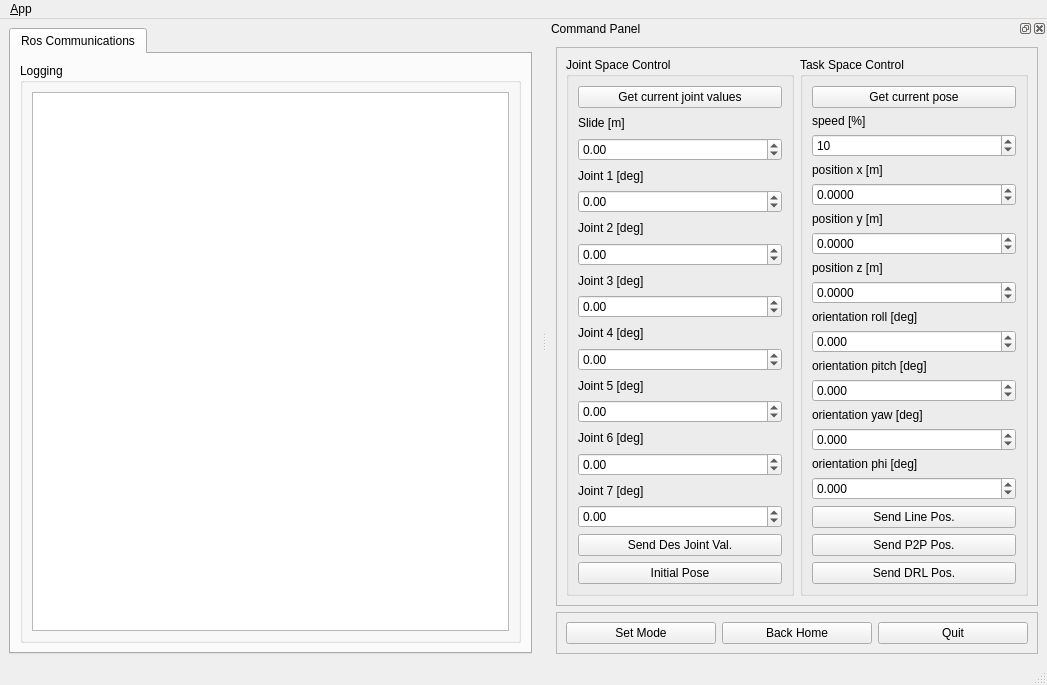
<?xml version="1.0" encoding="UTF-8"?>
<ui version="4.0">
 <class>MainWindowDesign</class>
 <widget class="QMainWindow" name="MainWindowDesign">
  <property name="geometry">
   <rect>
    <x>0</x>
    <y>0</y>
    <width>1047</width>
    <height>612</height>
   </rect>
  </property>
  <property name="windowTitle">
   <string>QRosApp</string>
  </property>
  <property name="windowIcon">
   <iconset resource="../../../ROBOTIS-HAND/hand_control_module_gui/resources/images.qrc">
    <normaloff>:/images/icon.png</normaloff>:/images/icon.png</iconset>
  </property>
  <property name="locale">
   <locale language="English" country="Australia"/>
  </property>
  <widget class="QWidget" name="centralwidget">
   <layout class="QHBoxLayout">
    <item>
     <widget class="QTabWidget" name="tab_manager">
      <property name="minimumSize">
       <size>
        <width>100</width>
        <height>0</height>
       </size>
      </property>
      <property name="locale">
       <locale language="English" country="Australia"/>
      </property>
      <property name="currentIndex">
       <number>0</number>
      </property>
      <widget class="QWidget" name="tab_status">
       <attribute name="title">
        <string>Ros Communications</string>
       </attribute>
       <layout class="QVBoxLayout" name="verticalLayout_2">
        <item>
         <widget class="QGroupBox" name="groupBox_12">
          <property name="sizePolicy">
           <sizepolicy hsizetype="MinimumExpanding" vsizetype="Preferred">
            <horstretch>0</horstretch>
            <verstretch>0</verstretch>
           </sizepolicy>
          </property>
          <property name="title">
           <string>Logging</string>
          </property>
          <layout class="QGridLayout" name="gridLayout_3">
           <item row="0" column="0">
            <widget class="QListView" name="view_logging"/>
           </item>
          </layout>
         </widget>
        </item>
       </layout>
      </widget>
     </widget>
    </item>
   </layout>
  </widget>
  <widget class="QMenuBar" name="menubar">
   <property name="geometry">
    <rect>
     <x>0</x>
     <y>0</y>
     <width>1047</width>
     <height>19</height>
    </rect>
   </property>
   <widget class="QMenu" name="menu_File">
    <property name="title">
     <string>&amp;App</string>
    </property>
    <addaction name="action_Preferences"/>
    <addaction name="separator"/>
    <addaction name="actionAbout"/>
    <addaction name="actionAbout_Qt"/>
    <addaction name="separator"/>
    <addaction name="action_Quit"/>
   </widget>
   <addaction name="menu_File"/>
  </widget>
  <widget class="QStatusBar" name="statusbar"/>
  <widget class="QDockWidget" name="dock_status">
   <property name="sizePolicy">
    <sizepolicy hsizetype="Minimum" vsizetype="Minimum">
     <horstretch>0</horstretch>
     <verstretch>0</verstretch>
    </sizepolicy>
   </property>
   <property name="minimumSize">
    <size>
     <width>500</width>
     <height>560</height>
    </size>
   </property>
   <property name="maximumSize">
    <size>
     <width>524287</width>
     <height>10000</height>
    </size>
   </property>
   <property name="allowedAreas">
    <set>Qt::RightDockWidgetArea</set>
   </property>
   <property name="windowTitle">
    <string>Command Panel</string>
   </property>
   <attribute name="dockWidgetArea">
    <number>2</number>
   </attribute>
   <widget class="QWidget" name="dockWidgetContents_2">
    <layout class="QGridLayout" name="gridLayout_2">
     <item row="0" column="0">
      <widget class="QFrame" name="frame">
       <property name="sizePolicy">
        <sizepolicy hsizetype="Preferred" vsizetype="Preferred">
         <horstretch>0</horstretch>
         <verstretch>0</verstretch>
        </sizepolicy>
       </property>
       <property name="maximumSize">
        <size>
         <width>16777215</width>
         <height>600</height>
        </size>
       </property>
       <property name="frameShape">
        <enum>QFrame::StyledPanel</enum>
       </property>
       <property name="frameShadow">
        <enum>QFrame::Raised</enum>
       </property>
       <layout class="QGridLayout" name="gridLayout">
        <item row="0" column="1" rowspan="2">
         <widget class="QGroupBox" name="task_space">
          <property name="title">
           <string>Task Space Control</string>
          </property>
          <layout class="QVBoxLayout" name="verticalLayout">
           <item>
            <widget class="QPushButton" name="curr_pos_button">
             <property name="text">
              <string>Get current pose</string>
             </property>
            </widget>
           </item>
           <item>
            <widget class="QLabel" name="speed">
             <property name="text">
              <string>speed [%]</string>
             </property>
            </widget>
           </item>
           <item>
            <widget class="QSpinBox" name="speed_spinbox">
             <property name="minimum">
              <number>0</number>
             </property>
             <property name="maximum">
              <number>100</number>
             </property>
             <property name="singleStep">
              <number>1</number>
             </property>
             <property name="value">
              <number>10</number>
             </property>
            </widget>
           </item>
           <item>
            <widget class="QLabel" name="pos_x">
             <property name="text">
              <string>position x [m]</string>
             </property>
            </widget>
           </item>
           <item>
            <widget class="QDoubleSpinBox" name="pos_x_spinbox">
             <property name="decimals">
              <number>4</number>
             </property>
             <property name="minimum">
              <double>-10.000000000000000</double>
             </property>
             <property name="maximum">
              <double>10.000000000000000</double>
             </property>
             <property name="singleStep">
              <double>0.010000000000000</double>
             </property>
            </widget>
           </item>
           <item>
            <widget class="QLabel" name="pos_y">
             <property name="text">
              <string>position y [m]</string>
             </property>
            </widget>
           </item>
           <item>
            <widget class="QDoubleSpinBox" name="pos_y_spinbox">
             <property name="decimals">
              <number>4</number>
             </property>
             <property name="minimum">
              <double>-10.000000000000000</double>
             </property>
             <property name="maximum">
              <double>10.000000000000000</double>
             </property>
             <property name="singleStep">
              <double>0.010000000000000</double>
             </property>
            </widget>
           </item>
           <item>
            <widget class="QLabel" name="pos_z">
             <property name="text">
              <string>position z [m]</string>
             </property>
            </widget>
           </item>
           <item>
            <widget class="QDoubleSpinBox" name="pos_z_spinbox">
             <property name="decimals">
              <number>4 </number>
             </property>
             <property name="minimum">
              <double>-10.000000000000000</double>
             </property>
             <property name="maximum">
              <double>10.000000000000000</double>
             </property>
             <property name="singleStep">
              <double>0.010000000000000</double>
             </property>
            </widget>
           </item>
           <item>
            <widget class="QLabel" name="ori_roll">
             <property name="text">
              <string>orientation roll [deg]</string>
             </property>
            </widget>
           </item>
           <item>
            <widget class="QDoubleSpinBox" name="ori_roll_spinbox">
             <property name="decimals">
              <number>3</number>
             </property>
             <property name="minimum">
              <double>-360.000000000000000</double>
             </property>
             <property name="maximum">
              <double>360.000000000000000</double>
             </property>
             <property name="singleStep">
              <double>0.500000000000000</double>
             </property>
            </widget>
           </item>
           <item>
            <widget class="QLabel" name="ori_pitch">
             <property name="text">
              <string>orientation pitch [deg]</string>
             </property>
            </widget>
           </item>
           <item>
            <widget class="QDoubleSpinBox" name="ori_pitch_spinbox">
             <property name="decimals">
              <number>3</number>
             </property>
             <property name="minimum">
              <double>-360.000000000000000</double>
             </property>
             <property name="maximum">
              <double>360.000000000000000</double>
             </property>
             <property name="singleStep">
              <double>0.500000000000000</double>
             </property>
            </widget>
           </item>
           <item>
            <widget class="QLabel" name="ori_yaw">
             <property name="text">
              <string>orientation yaw [deg]</string>
             </property>
            </widget>
           </item>
           <item>
            <widget class="QDoubleSpinBox" name="ori_yaw_spinbox">
             <property name="decimals">
              <number>3</number>
             </property>
             <property name="minimum">
              <double>-360.000000000000000</double>
             </property>
             <property name="maximum">
              <double>360.000000000000000</double>
             </property>
             <property name="singleStep">
              <double>0.500000000000000</double>
             </property>
            </widget>
           </item>
           <!--=================================================================================================-->
           <item>
            <widget class="QLabel" name="ori_phi">
             <property name="text">
              <string>orientation phi [deg]</string>
             </property>
            </widget>
           </item>
           <item>
            <widget class="QDoubleSpinBox" name="ori_phi_spinbox">
             <property name="decimals">
              <number>3</number>
             </property>
             <property name="minimum">
              <double>-180.000000000000000</double>
             </property>
             <property name="maximum">
              <double>180.000000000000000</double>
             </property>
             <property name="singleStep">
              <double>0.500000000000000</double>
             </property>
            </widget>
           </item>
           <!--=================================================================================================-->

           <item>
            <widget class="QPushButton" name="des_pos_button">
             <property name="text">
              <string>Send Line Pos.</string>
             </property>
            </widget>
           </item>
           <item>
            <widget class="QPushButton" name="des_p2p_button">
             <property name="text">
              <string>Send P2P Pos.</string>
             </property>
            </widget>
           </item>
           <item>
            <widget class="QPushButton" name="des_drl_button">
             <property name="text">
              <string>Send DRL Pos.</string>
             </property>
            </widget>
           </item>
          </layout>
         </widget>
        </item>
        <item row="0" column="0" rowspan="2">
         <widget class="QGroupBox" name="joint_space">
          <property name="title">
           <string>Joint Space Control</string>
          </property>
          <layout class="QVBoxLayout" name="verticalLayout_5">
           <item>
            <widget class="QPushButton" name="curr_joint_button">
             <property name="text">
              <string>Get current joint values</string>
             </property>
            </widget>
           </item>
           <item>
            <widget class="QLabel" name="slide">
             <property name="text">
              <string>Slide [m]</string>
             </property>
            </widget>
           </item>
           <item>
            <widget class="QDoubleSpinBox" name="slide_spinbox">
             <property name="minimum">
              <double>-180.000000000000000</double>
             </property>
             <property name="maximum">
              <double>180.000000000000000</double>
             </property>
             <property name="singleStep">
              <double>0.500000000000000</double>
             </property>
            </widget>
           </item>
           <item>
            <widget class="QLabel" name="joint1">
             <property name="text">
              <string>Joint 1 [deg]</string>
             </property>
            </widget>
           </item>
           <item>
            <widget class="QDoubleSpinBox" name="joint1_spinbox">
             <property name="minimum">
              <double>-180.000000000000000</double>
             </property>
             <property name="maximum">
              <double>180.000000000000000</double>
             </property>
             <property name="singleStep">
              <double>0.500000000000000</double>
             </property>
            </widget>
           </item>
           <item>
            <widget class="QLabel" name="joint2">
             <property name="text">
              <string>Joint 2 [deg]</string>
             </property>
            </widget>
           </item>
           <item>
            <widget class="QDoubleSpinBox" name="joint2_spinbox">
             <property name="minimum">
              <double>-180.000000000000000</double>
             </property>
             <property name="maximum">
              <double>180.000000000000000</double>
             </property>
             <property name="singleStep">
              <double>0.500000000000000</double>
             </property>
            </widget>
           </item>
           <item>
            <widget class="QLabel" name="joint3">
             <property name="text">
              <string>Joint 3 [deg]</string>
             </property>
            </widget>
           </item>
           <item>
            <widget class="QDoubleSpinBox" name="joint3_spinbox">
             <property name="minimum">
              <double>-180.000000000000000</double>
             </property>
             <property name="maximum">
              <double>180.000000000000000</double>
             </property>
             <property name="singleStep">
              <double>0.500000000000000</double>
             </property>
            </widget>
           </item>
           <item>
            <widget class="QLabel" name="joint4">
             <property name="text">
              <string>Joint 4 [deg]</string>
             </property>
            </widget>
           </item>
           <item>
            <widget class="QDoubleSpinBox" name="joint4_spinbox">
             <property name="minimum">
              <double>-180.000000000000000</double>
             </property>
             <property name="maximum">
              <double>180.000000000000000</double>
             </property>
             <property name="singleStep">
              <double>0.500000000000000</double>
             </property>
            </widget>
           </item>
           <item>
            <widget class="QLabel" name="joint5">
             <property name="text">
              <string>Joint 5 [deg]</string>
             </property>
            </widget>
           </item>
           <item>
            <widget class="QDoubleSpinBox" name="joint5_spinbox">
             <property name="minimum">
              <double>-180.000000000000000</double>
             </property>
             <property name="maximum">
              <double>180.000000000000000</double>
             </property>
             <property name="singleStep">
              <double>0.500000000000000</double>
             </property>
            </widget>
           </item>
           <item>
            <widget class="QLabel" name="joint6">
             <property name="text">
              <string>Joint 6 [deg]</string>
             </property>
            </widget>
           </item>
           <item>
            <widget class="QDoubleSpinBox" name="joint6_spinbox">
             <property name="minimum">
              <double>-360.000000000000000</double>
             </property>
             <property name="maximum">
              <double>360.000000000000000</double>
             </property>
             <property name="singleStep">
              <double>0.500000000000000</double>
             </property>
            </widget>
           </item>
           <!--=================================================================================================-->
           <item>
            <widget class="QLabel" name="joint7">
             <property name="text">
              <string>Joint 7 [deg]</string>
             </property>
            </widget>
           </item>
           <item>
            <widget class="QDoubleSpinBox" name="joint7_spinbox">
             <property name="minimum">
              <double>-180.000000000000000</double>
             </property>
             <property name="maximum">
              <double>180.000000000000000</double>
             </property>
             <property name="singleStep">
              <double>0.500000000000000</double>
             </property>
            </widget>
           </item>
           <!--=================================================================================================-->

           <item>
            <widget class="QPushButton" name="des_joint_button">
             <property name="text">
              <string>Send Des Joint Val.</string>
             </property>
            </widget>
           </item>
           <item>
            <widget class="QPushButton" name="ini_pose_button">
              <property name="text">
              <string>Initial Pose</string>
              </property>
            </widget>
            </item>
          </layout>
         </widget>
        </item>
       </layout>
      </widget>
     </item>
     <item row="1" column="0">
      <widget class="QFrame" name="frame_2">
       <property name="enabled">
        <bool>true</bool>
       </property>
       <property name="sizePolicy">
        <sizepolicy hsizetype="Minimum" vsizetype="Fixed">
         <horstretch>50</horstretch>
         <verstretch>50</verstretch>
        </sizepolicy>
       </property>
       <property name="frameShape">
        <enum>QFrame::StyledPanel</enum>
       </property>
       <property name="frameShadow">
        <enum>QFrame::Raised</enum>
       </property>
       <layout class="QHBoxLayout" name="horizontalLayout">
        <item>
         <widget class="QPushButton" name="set_mode_button">
          <property name="text">
           <string>Set Mode</string>
          </property>
         </widget>
        </item>
        <item>
         <widget class="QPushButton" name="des_initial_button">
          <property name="text">
           <string>Back Home</string>
          </property>
         </widget>
        </item>
        <item>
         <widget class="QPushButton" name="quit_button">
          <property name="text">
           <string>Quit</string>
          </property>
         </widget>
        </item>
       </layout>
      </widget>
     </item>
    </layout>
   </widget>
  </widget>
  <action name="action_Quit">
   <property name="text">
    <string>&amp;Quit</string>
   </property>
   <property name="shortcut">
    <string>Ctrl+Q</string>
   </property>
   <property name="shortcutContext">
    <enum>Qt::ApplicationShortcut</enum>
   </property>
  </action>
  <action name="action_Preferences">
   <property name="text">
    <string>&amp;Preferences</string>
   </property>
  </action>
  <action name="actionAbout">
   <property name="text">
    <string>&amp;About</string>
   </property>
  </action>
  <action name="actionAbout_Qt">
   <property name="text">
    <string>About &amp;Qt</string>
   </property>
  </action>
 </widget>
 <resources>
  <include location="../../../ROBOTIS-HAND/hand_control_module_gui/resources/images.qrc"/>
 </resources>
 <connections>
  <connection>
   <sender>action_Quit</sender>
   <signal>triggered()</signal>
   <receiver>MainWindowDesign</receiver>
   <slot>close()</slot>
   <hints>
    <hint type="sourcelabel">
     <x>-1</x>
     <y>-1</y>
    </hint>
    <hint type="destinationlabel">
     <x>399</x>
     <y>299</y>
    </hint>
   </hints>
  </connection>
  <connection>
   <sender>quit_button</sender>
   <signal>clicked()</signal>
   <receiver>MainWindowDesign</receiver>
   <slot>close()</slot>
   <hints>
    <hint type="sourcelabel">
     <x>859</x>
     <y>552</y>
    </hint>
    <hint type="destinationlabel">
     <x>469</x>
     <y>299</y>
    </hint>
   </hints>
  </connection>
 </connections>
</ui>
